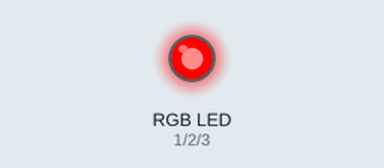
A sketch run on a simulated Arduino Uno, built with avr-gcc and run on an emulated ATmega328P. Parts: an RGB LED mixed from three pins (HIGH = lit).

Above: at 0.05 s.
At 1.25 s:
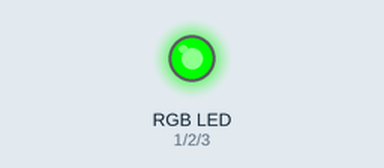
At 2.5 s:
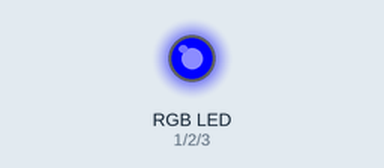
At 3.7 s:
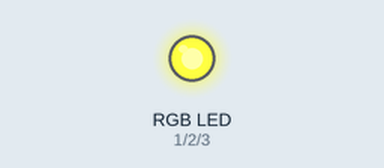
At 4.95 s:
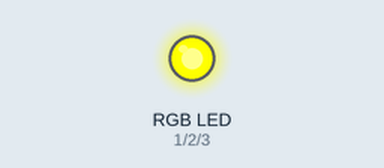
Timing chart, 0 to 6.5 s (numbered marks = the images above):
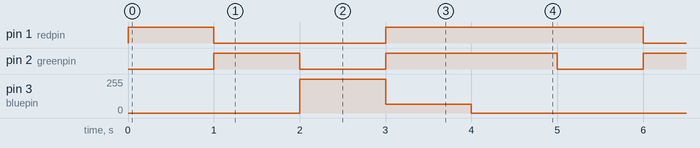

Measured:
- by itself, pin 1 (redpin): repeats every 5.0 s: LOW 2.0 s, HIGH 3.0 s
- by itself, pin 2 (greenpin): repeats every 5.0 s: LOW 1.0 s, HIGH 2.0 s, LOW 1.0 s, HIGH 1.0 s
- by itself, pin 3 (bluepin): repeats every 5.0 s: 66/255 1.0 s, 0/255 3.0 s, 255/255 1.0 s

The sketch:

rgb_led_1.ino
```cpp
int redpin=1;
int greenpin=2;
int bluepin=3;

void setup() {
  pinMode(redpin,OUTPUT);
  pinMode(greenpin,OUTPUT);
  pinMode(bluepin,OUTPUT);
  // put your setup code here, to run once:

}

void loop() {
  setColor(255,0,0);
  delay(1000);
   setColor(0,255,0);
  delay(1000);
   setColor(0,0,255);
  delay(1000);
   setColor(255,174,66);
  delay(1000);


   setColor(255,255,0);
  delay(1000);


  // put your main code here, to run repeatedly:

}
void setColor(int redv,int greenv,int bluev)
{
  analogWrite(redpin,redv);
  analogWrite(greenpin,greenv);
  analogWrite(bluepin,bluev);

}
```
